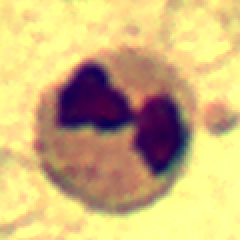
#> input picture DIP Lab/Projects/Assignment/dataset_DIP_assignment/train/images/011.bmp, 120 x 120 px, given in place of 037.bmp, which was not available (shown 2 times larger)
$ jupyter execute --allow-errors adnan.ipynb
#> lines starting #> are read from the running program, lines starting #| are printed output that depends on the picture; long printed decimals are rounded; pictures that were not available may be replaced by others from this repository, and a replacement may not be noted
[cell 1]
import cv2
import numpy as np
import matplotlib.pyplot as plt


def image_read(image_path):
    img = cv2.imread(image_path,cv2.IMREAD_GRAYSCALE)
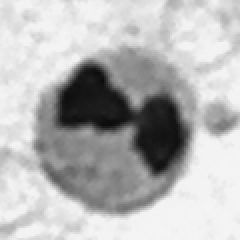
#> img: shape (120, 120) (shown 2 times larger); min 10, max 244, mean 182.8
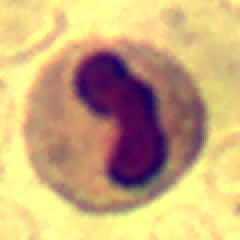
#> input picture DIP Lab/Projects/Assignment/dataset_DIP_assignment/train/images/017.bmp, 120 x 120 px, given in place of 037.png, which was not available (shown 2 times larger)
#> in image_read (call 2), `img = cv2.imread(image_path,cv2.IMREAD_GRAYSCALE)`:
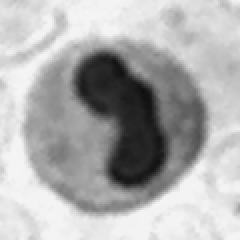
#> img: shape (120, 120) (shown 2 times larger); min 13, max 244, mean 175
    if img is None:
        print("Error: Could not read the image.")
        return
    return  img

# [6 lines left out: function show_image, not called in this run]


def padded_image(img,padd):
#> called with padd = 3
    height, width = img.shape[:2]
#> height = 120; width = 120
    padded_matrix = np.ones((height + 2*padd, width + 2*padd), dtype=np.uint8)*0
    padded_matrix[padd:padd+height, padd:padd+width] = img
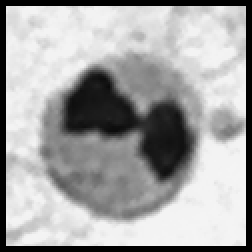
#> padded_matrix: shape (126, 126) (shown 2 times larger); min 0, max 244, mean 165.8
    return padded_matrix

def normal_pixel(pix_val, pix_min, pix_max):
    temp= int(255 * (pix_val - pix_min) / (pix_max - pix_min))
    return temp

def frame_image(image,frame_size):
    rows, cols = image.shape
    output_img = np.zeros((rows, cols), dtype=np.uint8)
    padd_size=frame_size//2
    padd_img = padded_image(image, padd_size)
    pix_min = np.min(image)
#> pix_min = 10
    pix_max = np.max(image)
#> pix_max = 244
    for i in range(padd_size, rows+padd_size):
        #print("Pad image: ",padd_img[i])
        for j in range(padd_size, cols+padd_size):
            frame = padd_img[i - padd_size:i + padd_size + 1, j - padd_size:j + padd_size + 1]
            new_value = np.mean(frame)
            output_img[i - padd_size, j - padd_size] = normal_pixel(new_value,pix_min,pix_max)
#> this loop made 120 passes
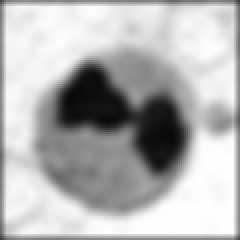
#> output_img: shape (120, 120) (shown 2 times larger); min 8, max 254, mean 180.7
        #print("output image: ",output_img[i-padd_size])

    return output_img
def cal_histogram(img):
    rows,cols=img.shape
    arr=np.zeros(256,dtype=int)
    for i in range(rows):
        for j in range(cols):
            arr[img[i][j]]+=1
#| mean:  182.784
#| std:  68.024
    return arr
def pdf(img,arr):
    arr1 = np.zeros(len(arr), dtype=float)
    rows, cols = img.shape
    arr1=arr/(rows*cols)
    return arr1
def cummulative_pdf(arr):
    value = 0
    arr1 = arr.copy()
    for i in range(len(arr)):
        value = arr[i] + value
        arr1[i] = value
    return arr1

def transform(cdf):
    cdf=cdf*255
    return cdf
# [17 lines left out: functions plot_graph, find_root, not called in this run]


def connectivit_8(image,limit,padd_size):
    height, width = image.shape
    padd_img=(image,padd_size)
    connect_8 = np.zeros_like(padd_img, dtype=np.uint8)
    eq_list = {}
    label = 1
    for i in range(padd_size, height):
        for j in range(padd_size, width):
            if image[i, j]>=0 and image[i,j] <=limit:  # Foreground pixel
                neighbors = []
                if connect_8[i, j - padd_size] >0 and connect_8[i, j - padd_size]<=limit:
                    neighbors.append(connect_8[i, j - padd_size])
                if connect_8[i - padd_size, j] > 0 and connect_8[i - padd_size, j]<=limit:
                    neighbors.append(connect_8[i - padd_size, j])
                if connect_8[i - padd_size, j - padd_size] > 0  and connect_8[i - padd_size, j - padd_size]<=limit:
                    neighbors.append(connect_8[i - padd_size, j - padd_size])
                if connect_8[i - padd_size, j + padd_size] > 0  and connect_8[i - padd_size, j + padd_size] <=limit:
                    neighbors.append(connect_8[i - padd_size, j + padd_size])

                if not neighbors:
                    connect_8[i, j] = label
                    eq_list[label] = label
                    label += 1
                else:
                    min_label = min(neighbors)
                    connect_8[i, j] = min_label
                    for neighbor in neighbors:
                        eq_list[find_root(eq_list, neighbor)] = find_root(eq_list, min_label)

    for i in range(height):
        for j in range(width):
            if connect_8[i, j] > 0:
                connect_8[i, j] = find_root(eq_list, connect_8[i, j])

    unique_labels = set(find_root(eq_list, lbl) for lbl in eq_list.values())
    """
    print("Number of labels:", len(unique_labels))
    print("Equivalence list:", eq_list)
    print(f"Unique Vals: {unique_labels}")
    """
    return connect_8, eq_list


# [47 lines left out: functions overlap_label, merge_mask, limit_img, dice_coef, not called in this run]
#> (the rest of this cell did not finish here and is left out)
